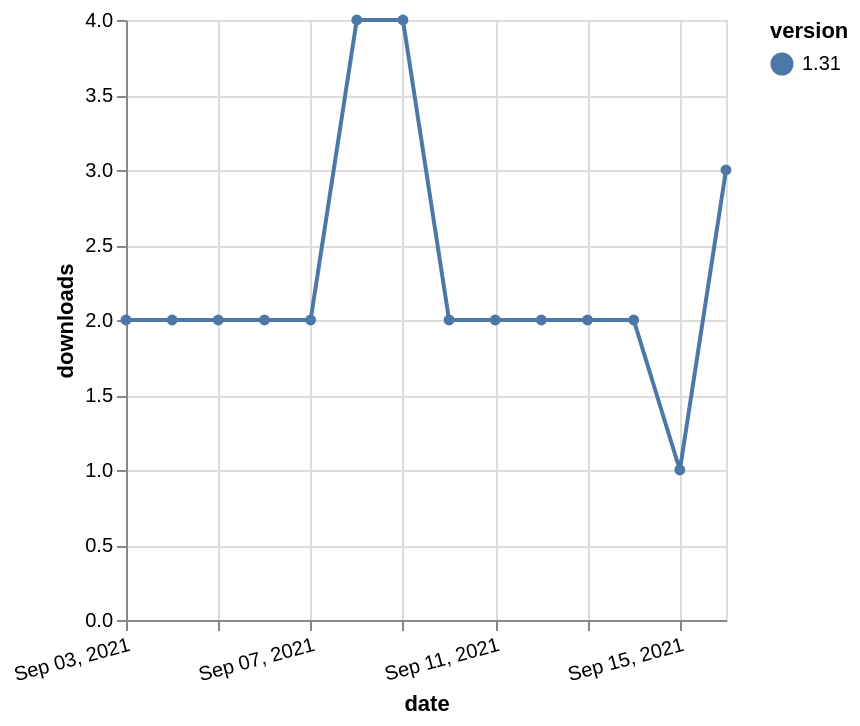

This figure's Vega-Lite source:
### Vega-Lite specification from a JSON file in a GitHub repository (floating-point values rounded to 4 significant figures)
{"$schema": "https://vega.github.io/schema/vega-lite/v5.json", "description": "A simple bar chart with embedded data.", "data": {"values": [{"date": "2021-09-03", "total": 3311, "delta": 2, "version": "1.31"}, {"date": "2021-09-04", "total": 3313, "delta": 2, "version": "1.31"}, {"date": "2021-09-05", "total": 3315, "delta": 2, "version": "1.31"}, {"date": "2021-09-06", "total": 3317, "delta": 2, "version": "1.31"}, {"date": "2021-09-07", "total": 3319, "delta": 2, "version": "1.31"}, {"date": "2021-09-08", "total": 3323, "delta": 4, "version": "1.31"}, {"date": "2021-09-09", "total": 3327, "delta": 4, "version": "1.31"}, {"date": "2021-09-10", "total": 3329, "delta": 2, "version": "1.31"}, {"date": "2021-09-11", "total": 3331, "delta": 2, "version": "1.31"}, {"date": "2021-09-12", "total": 3333, "delta": 2, "version": "1.31"}, {"date": "2021-09-13", "total": 3335, "delta": 2, "version": "1.31"}, {"date": "2021-09-14", "total": 3337, "delta": 2, "version": "1.31"}, {"date": "2021-09-15", "total": 3338, "delta": 1, "version": "1.31"}, {"date": "2021-09-16", "total": 3341, "delta": 3, "version": "1.31"}]}, "width": "container", "mark": {"type": "line", "point": {"filled": true}}, "encoding": {"x": {"field": "date", "type": "temporal", "timeUnit": "yearmonthdate", "title": "date", "axis": {"labelAngle": -15}}, "y": {"field": "delta", "type": "quantitative", "title": "downloads"}, "color": {"field": "version", "type": "nominal"}, "tooltip": {"field": "delta"}}}
